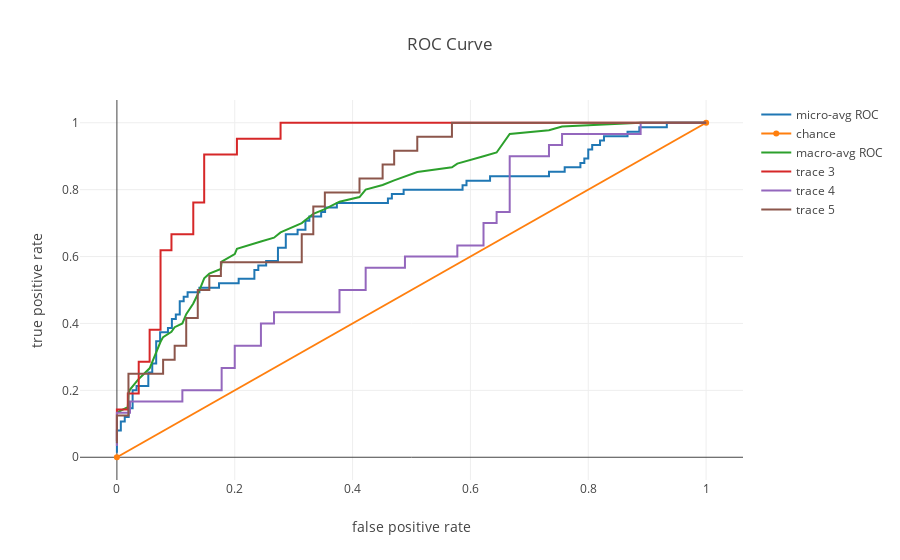

Source (notebook cell):
### Code cell
plot_multi_roc(y_scores=y_score,y_test=y_test,n_classes=3)
